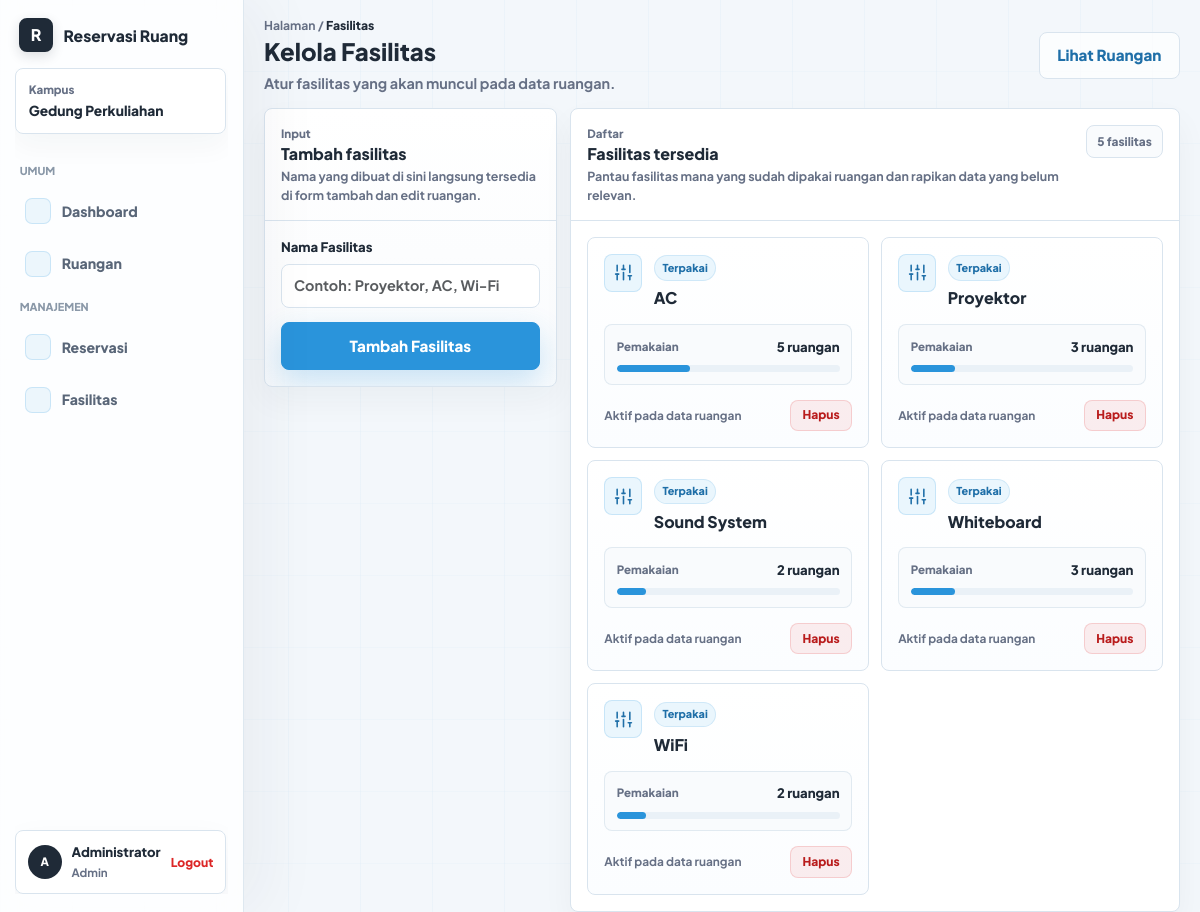
The app's page /pages/facilities.php (signed in) with its own data.
### tables this page shows
CREATE TABLE facilities (
    id INT AUTO_INCREMENT PRIMARY KEY,
    facility_name VARCHAR(100) NOT NULL
);

### includes/helpers.php (called while the page is built, shortened)
<?php
function e($value)
{
    return htmlspecialchars((string) $value, ENT_QUOTES, 'UTF-8');
}
function base_path()
{
    return '/uas_ppw_s2/';
}
function url($path = '')
{
    return base_path() . ltrim($path, '/');
}

### includes/room_helpers.php (called while the page is built, shortened)
<?php
function fetch_all_rows($conn, $sql, $types = '', $params = [])
{
    $stmt = mysqli_prepare($conn, $sql);
    mysqli_stmt_execute($stmt);
    $result = mysqli_stmt_get_result($stmt);
    return mysqli_fetch_all($result, MYSQLI_ASSOC);
}

### pages/facilities.php (the view, shortened to what this page needs)
<?php
require_once __DIR__ . '/../includes/helpers.php';
require_once __DIR__ . '/../includes/room_helpers.php';
$facilityName = '';
$formError = '';
$facilities = fetch_all_rows(
    $conn,
    "SELECT facilities.id, facilities.facility_name, COUNT(room_facilities.room_id) AS room_total
     FROM facilities
     LEFT JOIN room_facilities ON room_facilities.facility_id = facilities.id
     GROUP BY facilities.id, facilities.facility_name
     ORDER BY facilities.facility_name ASC"
);
$totalFacilities = count($facilities);
$linkedRoomTotal = 0;
foreach ($facilities as $facility) {
    $linkedRoomTotal += (int) $facility['room_total'];
}
require_once __DIR__ . '/../includes/header.php';
?>
<main class="dashboard-page">
    <div class="dashboard-shell">
        <header class="content-topbar facility-topbar">
            <div>
                <span class="dashboard-crumb">Halaman / <strong>Fasilitas</strong></span>
                <h1>Kelola Fasilitas</h1>
                <p>Atur fasilitas yang akan muncul pada data ruangan.</p>
            </div>
            <a href="<?= url('pages/rooms.php'); ?>" class="btn btn-outline-primary">Lihat Ruangan</a>
        </header>
        <section class="facility-layout">
            <article class="dashboard-panel facility-form-panel">
                <div class="panel-header">
                    <div>
                        <span class="panel-kicker">Input</span>
                        <h2>Tambah fasilitas</h2>
                        <p class="panel-subtitle">Nama yang dibuat di sini langsung tersedia di form tambah dan edit ruangan.</p>
                    </div>
                </div>
                <form method="post" data-validate class="facility-create-form">
                    <div class="form-field">
                        <label for="facility_name">Nama Fasilitas</label>
                        <input
                            type="text"
                            id="facility_name"
                            name="facility_name"
                            class="form-control <?= $formError !== '' ? 'is-invalid-lite' : ''; ?>"
                            value="<?= e($facilityName); ?>"
                            placeholder="Contoh: Proyektor, AC, Wi-Fi"
                            data-required
                            data-message="Nama fasilitas wajib diisi."
                        >
                    </div>
                    <button type="submit" class="btn btn-primary">Tambah Fasilitas</button>
                </form>
            </article>
            <section class="dashboard-panel facility-list-panel">
                <div class="panel-header">
                    <div>
                        <span class="panel-kicker">Daftar</span>
                        <h2>Fasilitas tersedia</h2>
                        <p class="panel-subtitle">Pantau fasilitas mana yang sudah dipakai ruangan dan rapikan data yang belum relevan.</p>
                    </div>
                    <span class="range-pill"><?= e($totalFacilities); ?> fasilitas</span>
                </div>
                <?php if (empty($facilities)): ?>
                    <div class="empty-state facility-empty-state">
                        <strong>Belum ada fasilitas.</strong>
                        <p>Tambahkan fasilitas agar dapat dipakai pada form ruangan.</p>
                    </div>
                <?php else: ?>
                    <div class="facility-card-grid">
                        <?php foreach ($facilities as $facility): ?>
                            <?php
                                $roomTotal = (int) $facility['room_total'];
                                $usagePercent = $linkedRoomTotal > 0 ? min(100, max(8, (int) round(($roomTotal / max(1, $linkedRoomTotal)) * 100))) : 8;
                            ?>
                            <article class="facility-card">
                                <div class="facility-card-main">
                                    <span class="facility-card-icon" aria-hidden="true">
                                        <svg viewBox="0 0 24 24">
                                            <path d="M4 21v-7"></path>
                                            <path d="M4 10V3"></path>
                                            <path d="M12 21v-9"></path>
                                            <path d="M12 8V3"></path>
                                            <path d="M20 21v-5"></path>
                                            <path d="M20 12V3"></path>
                                            <path d="M2 14h4"></path>
                                            <path d="M10 8h4"></path>
                                            <path d="M18 16h4"></path>
                                        </svg>
                                    </span>
                                    <div>
                                        <span class="facility-card-label"><?= $roomTotal > 0 ? 'Terpakai' : 'Belum dipakai'; ?></span>
                                        <h3><?= e($facility['facility_name']); ?></h3>
                                    </div>
                                </div>
                                <div class="facility-usage">
                                    <div>
                                        <span>Pemakaian</span>
                                        <strong><?= e($roomTotal); ?> ruangan</strong>
                                    </div>
                                    <span class="facility-usage-track" aria-hidden="true">
                                        <span style="width: <?= e($usagePercent); ?>%;"></span>
                                    </span>
                                </div>
                                <div class="facility-card-footer">
                                    <span><?= $roomTotal > 0 ? 'Aktif pada data ruangan' : 'Belum terhubung'; ?></span>
                                    <form method="post">
                                        <button type="submit" class="facility-delete-btn" data-confirm="Hapus fasilitas ini?">Hapus</button>
                                    </form>
                                </div>
                            </article>
                        <?php endforeach; ?>
                    </div>
                <?php endif; ?>
            </section>
        </section>
    </div>
</main>
<?php require_once __DIR__ . '/../includes/footer.php'; ?>

### records on screen
facilities: facility_name "AC", roomTotal "5", $usagePercent 33 (drawn)
facilities: facility_name "Proyektor", roomTotal "3", $usagePercent 20 (drawn)
facilities: facility_name "Sound System", roomTotal "2", $usagePercent 13 (drawn)
facilities: facility_name "Whiteboard", roomTotal "3", $usagePercent 20 (drawn)
facilities: facility_name "WiFi", roomTotal "2", $usagePercent 13 (drawn)

### other values on screen
substr($_SESSION['user_name'] ?? 'P', 0, 1) "A"
$_SESSION['user_name'] "Administrator"
$_SESSION['role'] "Admin"
$totalFacilities "5"
